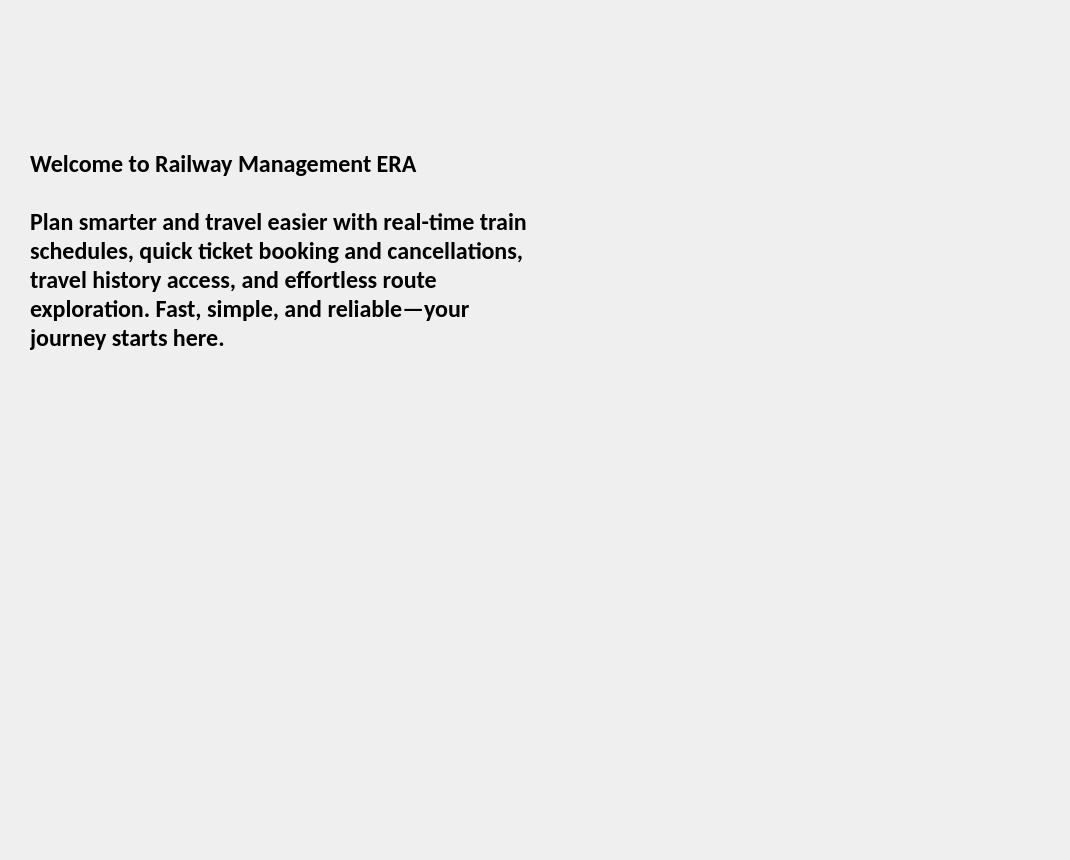
    <widget class="QWidget" name="tab_home">
     <attribute name="title">
      <string>Home</string>
     </attribute>
     <widget class="QLabel" name="label_home">
      <property name="geometry">
       <rect>
        <x>30</x>
        <y>30</y>
        <width>511</width>
        <height>441</height>
       </rect>
      </property>
      <property name="font">
       <font>
        <family>Calibri</family>
        <pointsize>18</pointsize>
        <weight>75</weight>
        <bold>true</bold>
       </font>
      </property>
      <property name="text">
       <string>Welcome to Railway Management ERA

Plan smarter and travel easier with real-time train schedules, quick ticket booking and cancellations, travel history access, and effortless route exploration. Fast, simple, and reliable—your journey starts here.</string>
      </property>
      <property name="alignment">
       <set>Qt::AlignLeading|Qt::AlignLeft|Qt::AlignVCenter</set>
      </property>
      <property name="wordWrap">
       <bool>true</bool>
      </property>
     </widget>
     <widget class="QLabel" name="label">
      <property name="geometry">
       <rect>
        <x>560</x>
        <y>100</y>
        <width>471</width>
        <height>361</height>
       </rect>
      </property>
      <property name="styleSheet">
       <string notr="true">border-radius:5px;</string>
      </property>
      <property name="text">
       <string/>
      </property>
      <property name="pixmap">
       <pixmap>images/train.jpg</pixmap>
      </property>
      <property name="scaledContents">
       <bool>true</bool>
      </property>
     </widget>
     <widget class="QLabel" name="label_3">
      <property name="geometry">
       <rect>
        <x>10</x>
        <y>-150</y>
        <width>1051</width>
        <height>851</height>
       </rect>
      </property>
      <property name="text">
       <string/>
      </property>
      <property name="pixmap">
       <pixmap>images/bg.jpg</pixmap>
      </property>
      <property name="scaledContents">
       <bool>true</bool>
      </property>
     </widget>
     <zorder>label_3</zorder>
     <zorder>label_home</zorder>
     <zorder>label</zorder>
    </widget>
